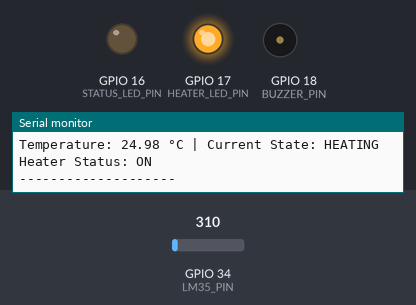
A sketch run on a simulated ESP32. On the bench: output pins drawn as LEDs (lit = HIGH), buzzer (waves = sounding, pin HIGH), the last lines printed to the serial monitor. The test bench sets the inputs (shaded band); at power-on: GPIO 34 (LM35_PIN) = 310.

Above: at 4.8 s.
4.9 s: GPIO 34 (LM35_PIN) set to 342
9.2 s: GPIO 34 (LM35_PIN) set to 373
At 12.8 s:
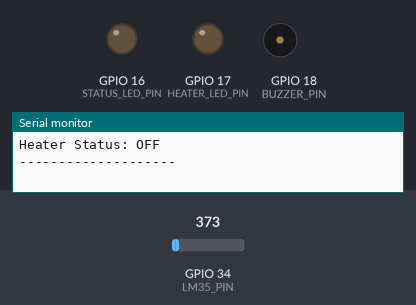
15.5 s: GPIO 34 (LM35_PIN) set to 527
At 18.6 s:
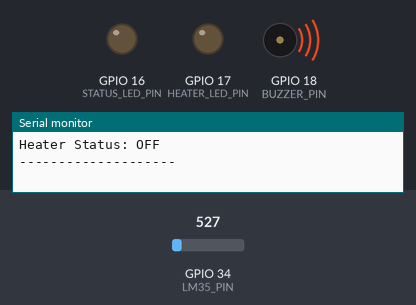
21.5 s: GPIO 34 (LM35_PIN) set to 372
At 24.3 s:
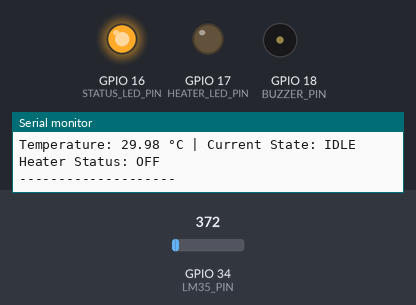
25.5 s: GPIO 34 (LM35_PIN) set to 186
At 28.5 s:
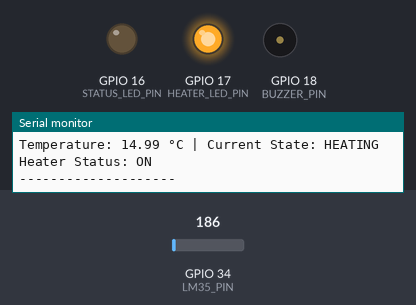
Timing chart, 0 to 30.0 s (numbered marks = the images above; inputs shaded):
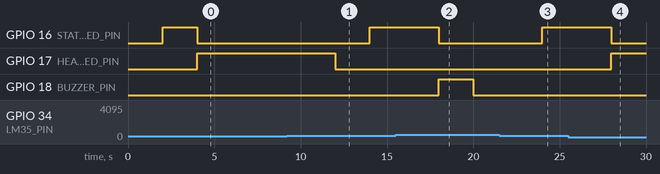

Measured:
- the behaviour switches between 372 and 373 on GPIO 34 (LM35_PIN) (found by bisection; images 0 and 1)
- after the input at 9.2 s, GPIO 16 (STATUS_LED_PIN): LOW → HIGH after 4.8 s; GPIO 17 (HEATER_LED_PIN): HIGH → LOW after 2.8 s
- after the input at 15.5 s, GPIO 16 (STATUS_LED_PIN): HIGH → LOW after 2.5 s; GPIO 18 (BUZZER_PIN): LOW → HIGH after 2.5 s, → LOW 2.0 s later
- after the input at 21.5 s, GPIO 16 (STATUS_LED_PIN): LOW → HIGH after 2.5 s; GPIO 18 (BUZZER_PIN): stays LOW (without the input it goes to HIGH after 0.50 s)
- after the input at 25.5 s, GPIO 16 (STATUS_LED_PIN): HIGH → LOW after 2.5 s; GPIO 17 (HEATER_LED_PIN): LOW → HIGH after 2.5 s

The sketch:

sketch.ino
```cpp
// Define Pins
const int LM35_PIN = 34;
const int HEATER_LED_PIN = 17;
const int STATUS_LED_PIN = 16;
const int BUZZER_PIN = 18;

// Define Temperature Thresholds
const float HEATING_THRESHOLD = 25.0;
const float TARGET_TEMPERATURE = 30.0;
const float STABILIZE_LOWER = 29.0;
const float STABILIZE_UPPER = 31.0;
const float OVERHEAT_THRESHOLD = 35.0;

enum HeaterState {
    IDLE,
    HEATING,
    STABILIZING,
    TARGET_REACHED,
    OVERHEAT
};

HeaterState currentState = IDLE;

unsigned long previousMillis = 0;
const long interval = 2000;

unsigned long buzzerOnMillis = 0;
const long buzzerDuration = 1000;

void setup() {
    Serial.begin(115200);
    Serial.println("Heater Control System Starting...");

    pinMode(HEATER_LED_PIN, OUTPUT);
    pinMode(STATUS_LED_PIN, OUTPUT);
    pinMode(BUZZER_PIN, OUTPUT);

    digitalWrite(HEATER_LED_PIN, LOW);
    digitalWrite(STATUS_LED_PIN, LOW);
    digitalWrite(BUZZER_PIN, LOW);
}

void loop() {
    unsigned long currentMillis = millis();

    if (currentMillis - previousMillis >= interval) {
        previousMillis = currentMillis;

        int analogValue = analogRead(LM35_PIN);
        float voltage = analogValue * (3.3 / 4095.0);
        float temperatureC = voltage * 100.0;

        Serial.print("Temperature: ");
        Serial.print(temperatureC);
        Serial.print(" °C | Current State: ");

        switch (currentState) {
            case IDLE:
                Serial.println("IDLE");
                digitalWrite(HEATER_LED_PIN, LOW);
                digitalWrite(STATUS_LED_PIN, HIGH);
                digitalWrite(BUZZER_PIN, LOW);
                if (temperatureC < HEATING_THRESHOLD) currentState = HEATING;
                break;

            case HEATING:
                Serial.println("HEATING");
                digitalWrite(HEATER_LED_PIN, HIGH);
                digitalWrite(STATUS_LED_PIN, LOW);
                digitalWrite(BUZZER_PIN, LOW);
                if (temperatureC >= TARGET_TEMPERATURE) currentState = STABILIZING;
                if (temperatureC >= OVERHEAT_THRESHOLD) currentState = OVERHEAT;
                break;

            case STABILIZING:
                Serial.println("STABILIZING");
                digitalWrite(HEATER_LED_PIN, LOW);
                digitalWrite(STATUS_LED_PIN, LOW);
                digitalWrite(BUZZER_PIN, LOW);
                if (temperatureC < STABILIZE_LOWER) currentState = HEATING;
                else if (temperatureC <= STABILIZE_UPPER) currentState = TARGET_REACHED;
                if (temperatureC >= OVERHEAT_THRESHOLD) currentState = OVERHEAT;
                break;

            case TARGET_REACHED:
                Serial.println("TARGET_REACHED");
                digitalWrite(HEATER_LED_PIN, LOW);
                digitalWrite(STATUS_LED_PIN, HIGH);
                digitalWrite(BUZZER_PIN, LOW);
                if (temperatureC < HEATING_THRESHOLD) currentState = HEATING;
                if (temperatureC >= OVERHEAT_THRESHOLD) currentState = OVERHEAT;
                break;

            case OVERHEAT:
                Serial.println("OVERHEAT!!!");
                digitalWrite(HEATER_LED_PIN, LOW);
                digitalWrite(STATUS_LED_PIN, LOW);
                if (digitalRead(BUZZER_PIN) == LOW) {
                    digitalWrite(BUZZER_PIN, HIGH);
                    buzzerOnMillis = currentMillis;
                } else if (currentMillis - buzzerOnMillis >= buzzerDuration) {
                    digitalWrite(BUZZER_PIN, LOW);
                }
                if (temperatureC < (OVERHEAT_THRESHOLD - 5.0)) {
                    currentState = IDLE;
                    digitalWrite(BUZZER_PIN, LOW);
                }
                break;
        }

        Serial.print("Heater Status: ");
        Serial.println(digitalRead(HEATER_LED_PIN) ? "ON" : "OFF");
        Serial.println("--------------------");
    }
}
```
